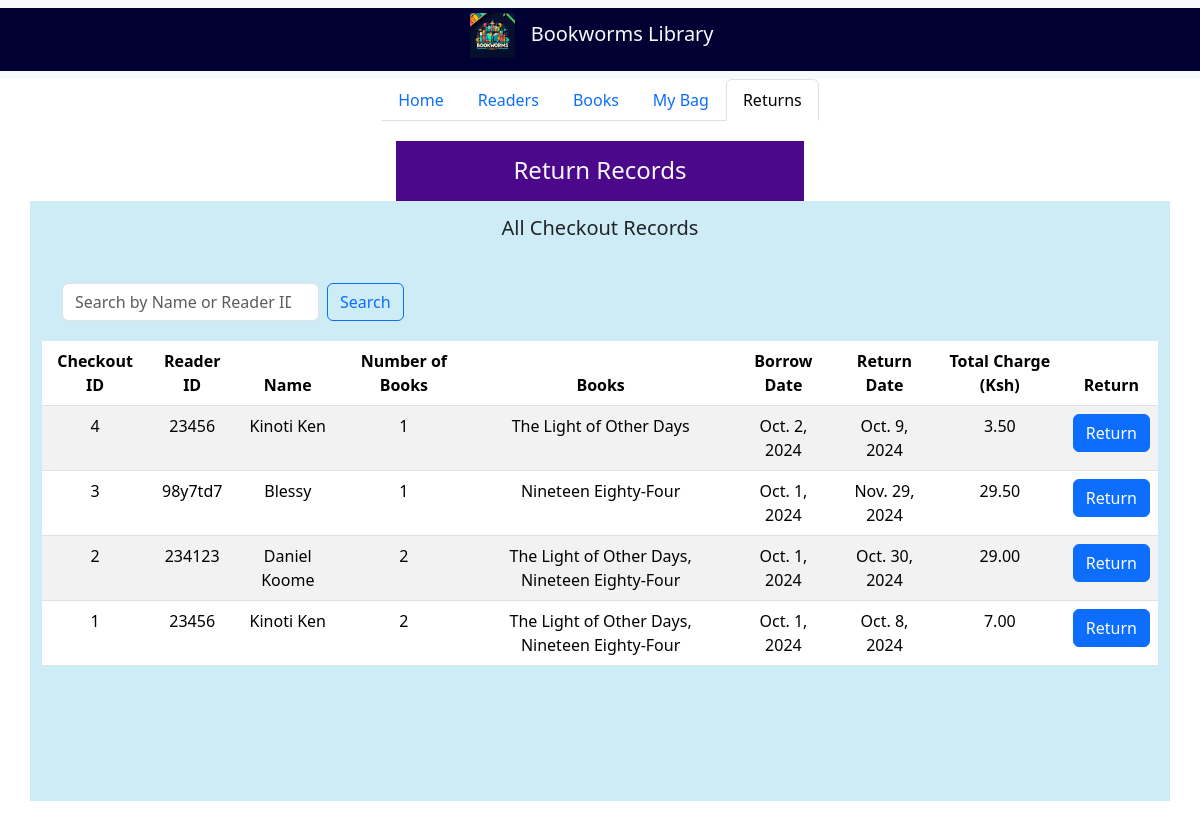
Page /returns/ on the earlier database version.
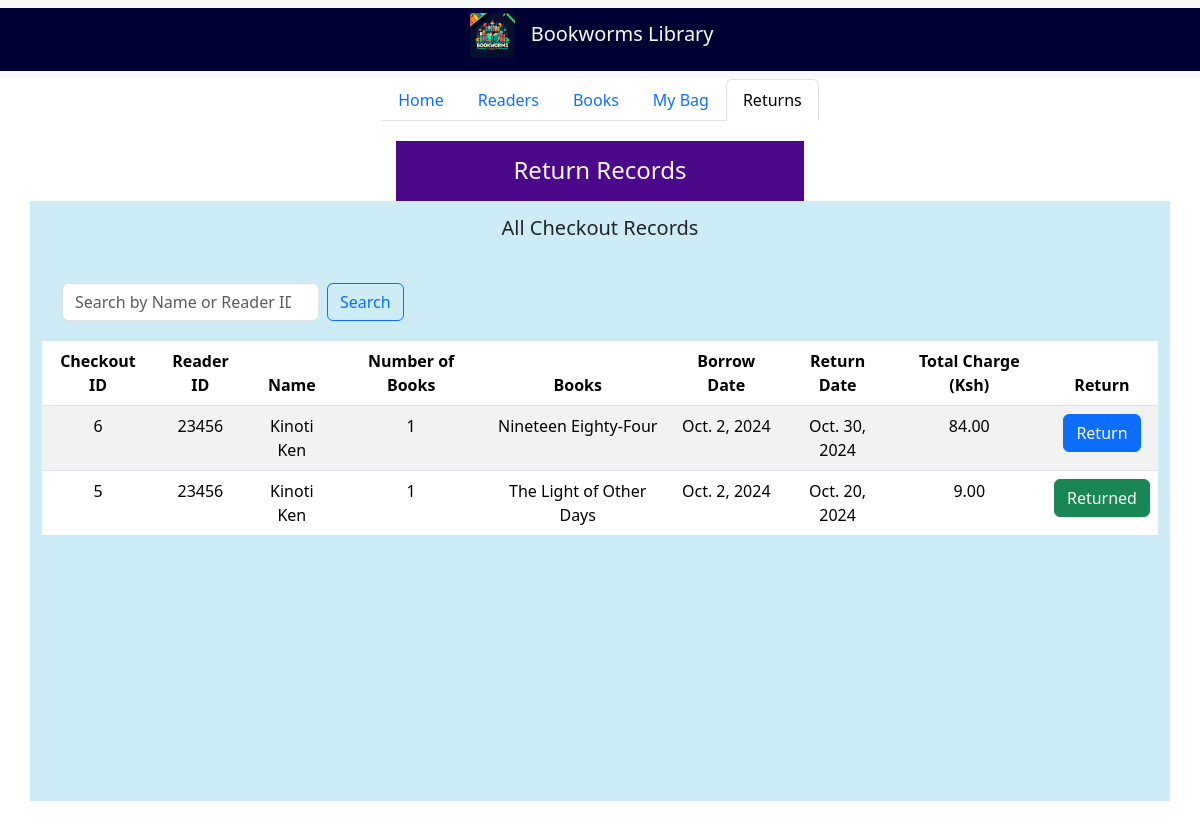
Same page on the later database version.
### lms_app/models.py (models this page shows, shortened)
class CheckoutRecord(models.Model):
    checkout_id = models.AutoField(primary_key=True)
    reader_id = models.CharField(max_length=255)
    reader_name = models.CharField(max_length=255)
    num_books = models.IntegerField()
    book_list = models.TextField()
    borrow_date = models.DateField()
    return_date = models.DateField()
    total_charge = models.DecimalField(max_digits=10, decimal_places=2, default=0)
    class Meta:
        verbose_name = "CheckoutRecord"
        verbose_name_plural = "CheckoutRecords"
    return_status = models.CharField(max_length=10, default='pending')  # can be 'pending', 'returned'
    is_overdue = models.BooleanField(default=False)

### lms_app/views.py (the view)
# urls.py: path('returns/', returns, name='returns'),
def returns(request):
    query = request.GET.get('query', '')
    if query:
        checkout_records = CheckoutRecord.objects.filter(
            models.Q(reader_id__icontains=query) | models.Q(reader_name__icontains(query))
        ).order_by('-checkout_id')
    else:
        checkout_records = CheckoutRecord.objects.all().order_by('-checkout_id')
    return render(request, 'returns.html', {
        'checkout_records': checkout_records,
        'current_tab': 'returns'
    })

### lms_app/templates/returns.html (shortened to what this page needs)
<!DOCTYPE html>
{% extends "index.html" %}
{% load static %}
{% block main_content %}
<div class="container-flex text-center justify-content-center align-items-center" style="padding-top:10px; padding-bottom: 20px;">
    <div class="row justify-content-center" style="margin-top: 10px;height:60px;">
        <div class="col-md-4 text-light" style="background:#4B088A;">
            <h4 style="margin-top:15px">Return Records</h4>
        </div>
    </div>
    <div class="row">
        <div class="col-md-12">
                <div class="container" style="overflow-y:auto;height: 600px;background:#CEECF5">
                    <h5 class="text-left" style="padding: 15px;">All Checkout Records</h5>
                    <nav class="navbar bg-body-light" style="padding: 20px;">
                        <form class="d-flex" role="search" action="{% url 'returns' %}" method="GET">
                            <input class="form-control me-2" type="search" name="query" placeholder="Search by Name or Reader ID" aria-label="Search">
                            <button class="btn btn-outline-primary" type="submit">Search</button>
                        </form>
                    </nav>
                 <table class="table table-striped">
                    <thead>
                        <tr>
                            <th>Checkout ID</th>
                            <th>Reader ID</th>
                            <th>Name</th>
                            <th>Number of Books</th>
                            <th>Books</th>
                            <th>Borrow Date</th>
                            <th>Return Date</th>
                            <th>Total Charge (Ksh)</th>
                            <th>Return</th>
                        </tr>
                    </thead>
                    <tbody>
                        {% for record in checkout_records %}
                        <tr>
                            <td>{{ record.checkout_id }}</td>
                            <td>{{ record.reader_id }}</td>
                            <td>{{ record.reader_name }}</td>
                            <td>{{ record.num_books }}</td>
                            <td>{{ record.book_list }}</td>
                            <td>{{ record.borrow_date }}</td>
                            <td>{{ record.return_date }}</td>
                            <td>{{ record.total_charge }}</td>
                            <td>
                                <form method="POST" action="{% url 'process_return' record.checkout_id %}">
                                    <button class="btn
                                        {% if record.return_status == 'returned' %} btn-success {% elif record.is_overdue %} btn-danger {% else %} btn-primary {% endif %}"
                                        type="submit">
                                        {% if record.return_status == 'returned' %} Returned
                                        {% elif record.is_overdue %} Overdue
                                        {% else %} Return
                                        {% endif %}
                                    </button>
                                </form>
                            </td>
                        </tr>
                        {% empty %}
                        <tr>
                            <td colspan="9">No return records found.</td>
                        </tr>
                        {% endfor %}
                    </tbody>
                </table>
            </div>
        </div>
    </div>
</div>
{% endblock %}

### lms_app/templates/index.html (shortened to what this page needs)
<!doctype html>
{%load static %}
<html lang="en">
  <head>
    <link href="https://cdn.jsdelivr.net/npm/bootstrap@5.3.3/dist/css/bootstrap.min.css" rel="stylesheet">
  </head>
  <body>
    <nav class="navbar bg-body-tertiary">
        <div class="container-fluid justify-content-center" style="background-color: #000033;" >
          <span class="navbar-brand lb-1 h3 text-light">
            <img src="{% static '/Bookworms logo.jpeg' %}" alt="LMS" height="45" style="margin-right:10px">
            Bookworms Library</span>
        </div>
      </nav>
      <div class="container-fluid d-flex justify-content-center d-flex align-items-center">
      <ul class="nav nav-tabs">
        <li class="nav-item">
            {% if current_tab == 'home' %}
          <a class="nav-link active" aria-current="page" href="/home">Home</a>
          {%else %}
          <a class="nav-link" aria-current="page" href="/home">Home</a>
          {% endif %}
        </li>
        <li class="nav-item">
            {% if current_tab == 'readers' %}
            <a class="nav-link active" aria-current="page" href="/readers">Readers</a>
            {%else %}
            <a class="nav-link" aria-current="page" href="/readers">Readers</a>
            {% endif %}
        </li>
        <li class="nav-item">
            {% if current_tab == 'books' %}
            <a class="nav-link active" aria-current="page" href="/books">Books</a>
            {%else %}
            <a class="nav-link" aria-current="page" href="/books">Books</a>
            {% endif %}
        </li>
        <li class="nav-item">
            {% if current_tab == 'mybag' %}
            <a class="nav-link active" aria-current="page" href="/mybag">My Bag</a>
            {%else %}
            <a class="nav-link" aria-current="page" href="/mybag">My Bag</a>
            {% endif %}
        </li>
        <li class="nav-item">
          {% if current_tab == 'returns' %}
          <a class="nav-link active" aria-current="page" href="/returns">Returns</a>
          {%else %}
          <a class="nav-link" aria-current="page" href="/returns">Returns</a>
          {% endif %}
        </li>
      </ul>
    </div>
        {% block main_content %}
        {% endblock %}
</body>
</html>

Differences in the rows shown:
removed CheckoutRecord: checkout_id "4", reader_id "23456", reader_name "Kinoti Ken", num_books "1", book_list "The Light of Other Days", borrow_date "Oct. 2, 2024", return_date "Oct. 9, 2024", total_charge "3.50", return_status "Return"
removed CheckoutRecord: checkout_id "3", reader_id "98y7td7", reader_name "Blessy", num_books "1", book_list "Nineteen Eighty-Four", borrow_date "Oct. 1, 2024", return_date "Nov. 29, 2024", total_charge "29.50", return_status "Return"
removed CheckoutRecord: checkout_id "2", reader_id "234123", reader_name "Daniel Koome", num_books "2", book_list "The Light of Other Days, Nineteen Eighty-Four", borrow_date "Oct. 1, 2024", return_date "Oct. 30, 2024", total_charge "29.00", return_status "Return"
removed CheckoutRecord: checkout_id "1", reader_id "23456", reader_name "Kinoti Ken", num_books "2", book_list "The Light of Other Days, Nineteen Eighty-Four", borrow_date "Oct. 1, 2024", return_date "Oct. 8, 2024", total_charge "7.00", return_status "Return"
added CheckoutRecord: checkout_id "6", reader_id "23456", reader_name "Kinoti Ken", num_books "1", book_list "Nineteen Eighty-Four", borrow_date "Oct. 2, 2024", return_date "Oct. 30, 2024", total_charge "84.00", return_status "Return"
added CheckoutRecord: checkout_id "5", reader_id "23456", reader_name "Kinoti Ken", num_books "1", book_list "The Light of Other Days", borrow_date "Oct. 2, 2024", return_date "Oct. 20, 2024", total_charge "9.00", return_status "Returned"
